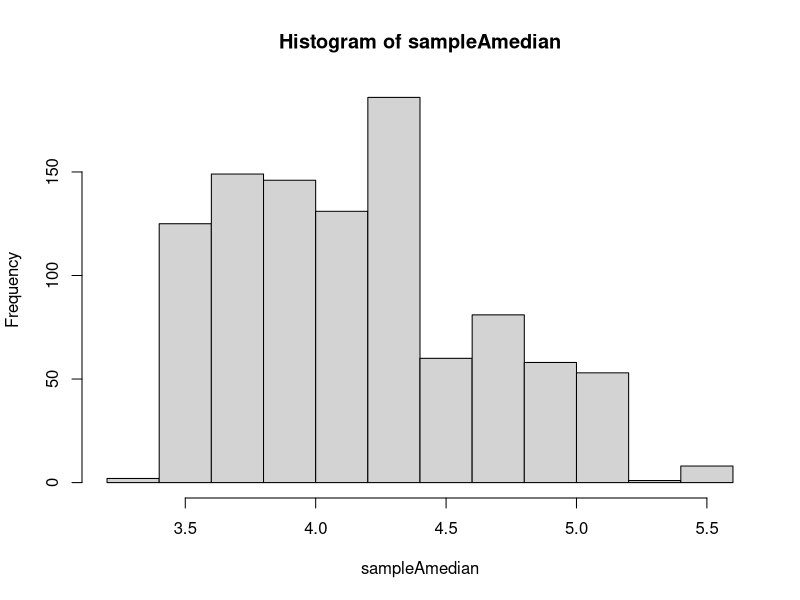
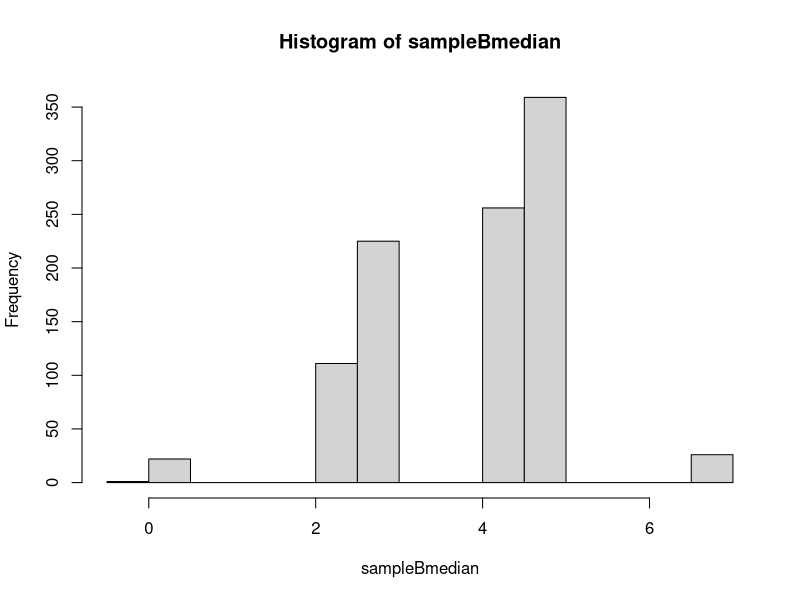
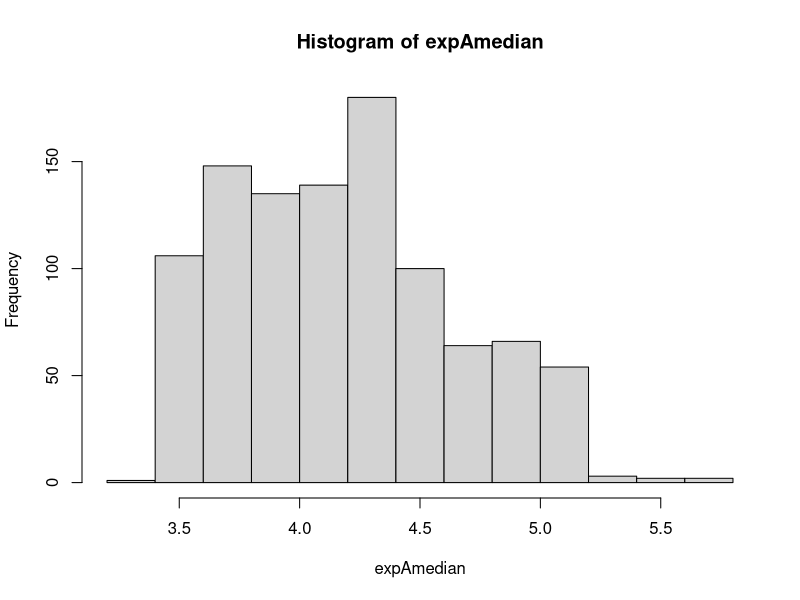
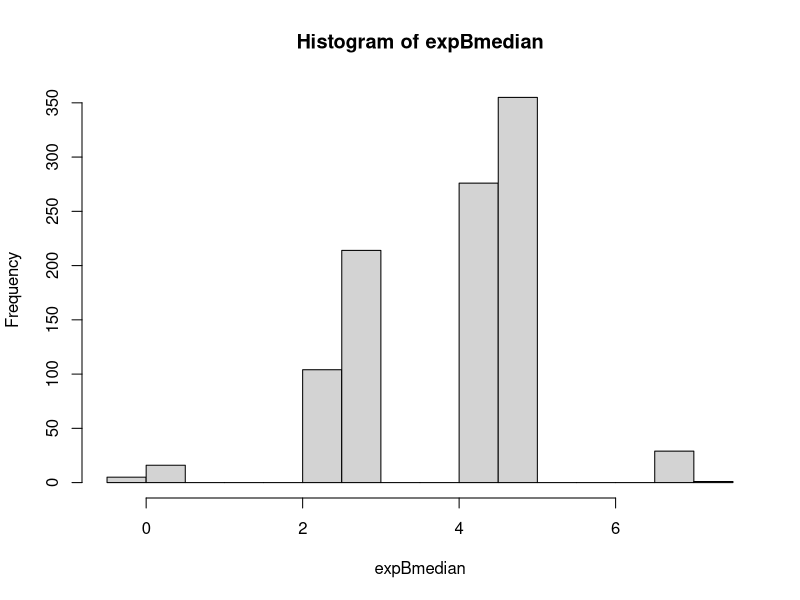

R code for these plots, in order:
## ---- chunk 1
x <- rnorm(18, 4, 2)
y <- rnorm(9, 4, 2)

normsampleA <- sample(x, size = length(x), replace = TRUE)

normsampleB <- sample(y, size = length(y), replace = TRUE)

Z <- 1000

sampleAmedian <- numeric(Z)
sampleBmedian <- numeric(Z)

for (i in 1:Z) {
  normsampleA <- sample(x, size = length(x), replace = TRUE)
  normsampleB <- sample(y, size = length(y), replace = TRUE)
  sampleAmedian[i] <- median(normsampleA, na.rm = FALSE)
  sampleBmedian[i] <- median(normsampleB, na.rm = FALSE)
}
sampleAmedian
sampleAmedian

hist(sampleAmedian)
hist(sampleBmedian)

## ---- chunk 2

A <- c(2.1,4.3,2.8,6.4,3.6,3.3,7.2)
B <- c(3.1,2.0,4.4,6.0,1.2)

expsampleA <- sample(A, size = length(A), replace = TRUE)
expsampleB <- sample(B, size = length(B), replace = TRUE)

expA <- pexp(A, rate = 1, lower.tail = TRUE, log.p = FALSE)
expB <- pexp(B, rate = 1, lower.tail = TRUE, log.p = FALSE)

median(expA, na.rm = FALSE)
median(expB, na.rm = FALSE)

Z <- 1000

expAmedian <- numeric(Z)
expBmedian <- numeric(Z)

for (i in 1:Z) {
  expsampleA <- sample(x, size = length(x), replace = TRUE)
  expsampleB <- sample(y, size = length(y), replace = TRUE)
  expAmedian[i] <- median(expsampleA, na.rm = FALSE)
  expBmedian[i] <- median(expsampleB, na.rm = FALSE)
  }
expAmedian
expBmedian

hist(expAmedian)
hist(expBmedian)

